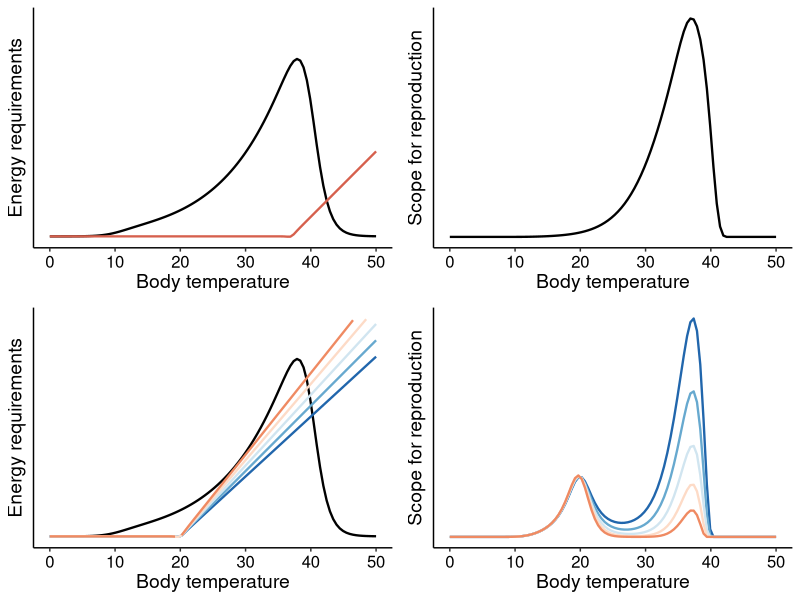

Recreate this plot in R. (Note: this script raises an error after producing the figure.)
######## R Code for the article ######################################################################
## Rubalcaba, J.G. (in review) "The evolution of endothermy as a result of life-history optimization"
## jg.rubalcaba@gmail.com
###################################################################################################### 

######## Temperature Functions ######## 

# temperature dependence of energy assimilation
phi_Tb <- function(Tb, T_A =	10332, T_AL =	50000, T_AH = 90000, T_L = 283.15, T_H = 313.15, T_ref =	293.15){
  phi <- exp(T_A/T_ref - T_A/(Tb+273)) / (1 + exp(T_AL/(Tb+273) - T_AL/T_L) + exp(T_AH/T_H - T_AH/(Tb+273)))
  return(phi)
}
# energy costs of endothermy
theta_Tb <- function(Tb, Ta, r=1){ 
  q <- exp(r*(Tb-Ta))/(1+exp(r*(Tb-Ta))) * (Tb-Ta)
  return(q)
}

######## Analytical solution energy budget : fitness + growth ######## 

balance_function <- function(t0, tmat, tfin, Tb, Ta, mu, lambda, kappa, b, v, a, beta, c){
  phi = phi_Tb(Tb)
  mu_phi = mu * phi
  lambda_phi = lambda * phi
  kappa_theta = kappa * theta_Tb(Tb,Ta)
  
  linf <- (mu_phi - kappa_theta) / lambda_phi
  linf[linf<0]<-0
  k <- lambda_phi*(1-b)
  
  t <- t0:tfin
  T_t <- (1-v) * (t - t0) - v/a * (log(1 + exp(-a*(t-tmat))) - log(1 + exp(-a*(t0-tmat))))
  
  l <- linf * (1 - exp(-k*T_t))
  
  p_t <- v / (1 + exp(-a*(t-tmat)))
  integral <- p_t * l^2 * (linf - l)
  integral_t0 <- integral[1]
  integral_tfin <- integral[tfin]
  
  f <- 3 * beta * k/c * (integral_tfin-integral_t0)
  
  return(cbind(l,f,t))
}

Tb <- seq(0, 50,length.out=100) # body temperature range

mu = 0.05
lambda = 0.001
tmat=365
tfin=365*5

v = 0.9
a = 1
t0 = 0

beta = 1
c = 1
b = 2/3

w0=1
Ta=37
Eassim_Emaint <- mu * w0^0.667 * phi_Tb(Tb) - lambda * w0 * phi_Tb(Tb)

Ta=37
kappa=0.012
Ethermo_37 <- kappa * w0^0.667 * theta_Tb(Tb, Ta, r=4)
Ta=20
kappa=0.011
Ethermo_20_001 <- kappa * w0^0.667 * theta_Tb(Tb, Ta, r=4)
kappa=0.012
Ethermo_20_005 <- kappa * w0^0.667 * theta_Tb(Tb, Ta, r=4)
kappa=0.013
Ethermo_20_010 <- kappa * w0^0.667 * theta_Tb(Tb, Ta, r=4)
kappa=0.014
Ethermo_20_015 <- kappa * w0^0.667 * theta_Tb(Tb, Ta, r=4)
kappa=0.015
Ethermo_20_020 <- kappa * w0^0.667 * theta_Tb(Tb, Ta, r=4)

out_37 <- out_20_0.001 <- out_20_0.005 <- out_20_0.010 <- out_20_0.015 <- out_20_0.020 <- as.data.frame(array(NA, dim=c(100, 3)))
for(i in 1:100){
  Ta=37
  kappa=0.012
  out <- balance_function(t0, tmat, tfin, Tb[i], Ta, mu, lambda, kappa, b, v, a, beta, c)
  out_37[i,] <- out[tfin,]
  
  Ta=20
  kappa=0.011
  out <- balance_function(t0, tmat, tfin, Tb[i], Ta, mu, lambda, kappa, b, v, a, beta, c)
  out_20_0.001[i,] <- out[tfin,]
  kappa=0.012
  out <- balance_function(t0, tmat, tfin, Tb[i], Ta, mu, lambda, kappa, b, v, a, beta, c)
  out_20_0.005[i,] <- out[tfin,]
  kappa=0.013
  out <- balance_function(t0, tmat, tfin, Tb[i], Ta, mu, lambda, kappa, b, v, a, beta, c)
  out_20_0.010[i,] <- out[tfin,]
  kappa=0.014
  out <- balance_function(t0, tmat, tfin, Tb[i], Ta, mu, lambda, kappa, b, v, a, beta, c)
  out_20_0.015[i,] <- out[tfin,]
  kappa=0.015
  out <- balance_function(t0, tmat, tfin, Tb[i], Ta, mu, lambda, kappa, b, v, a, beta, c)
  out_20_0.020[i,] <- out[tfin,]
}

require(ggplot2)
require(RColorBrewer)
df_fig1A <- data.frame(Eassim_Emaint, Ethermo_37, Tb)
p1A <- ggplot() + theme_classic() + ylab("Energy requirements") + xlab("Body temperature") + ylim(-0.001, 0.4) +
  theme(axis.title = element_text(size=14), 
        axis.text.y = element_blank(), 
        axis.ticks.y = element_blank(),
        axis.text.x = element_text(size=12, colour="black")) +
  geom_line(df_fig1A, mapping=aes(y=Eassim_Emaint, x=Tb), size=0.8, col="black") +
  geom_line(df_fig1A, mapping=aes(y=Ethermo_37, x=Tb), size=0.8, col="#D6604D")
#
df_fig1B <- data.frame(out_37, Tb)
p1B <- ggplot() + theme_classic() + ylab("Scope for reproduction") + xlab("Body temperature") + 
  theme(axis.title = element_text(size=14), 
        axis.text.y = element_blank(), 
        axis.ticks.y = element_blank(),
        axis.text.x = element_text(size=12, colour="black")) +
  geom_line(df_fig1B, mapping=aes(y=V2, x=Tb), size=0.8, col="black")
#
df_fig1C <- data.frame(Eassim_Emaint=rep(Eassim_Emaint,5),
                       Ethermo=c(Ethermo_20_001,Ethermo_20_005,Ethermo_20_010,Ethermo_20_015,Ethermo_20_020),
                       k_value=c(sort(rep(c("1","2","3","4","5"),100))),
                       Tb=rep(Tb,5))
p1C <- ggplot() + theme_classic() + ylab("Energy requirements") + xlab("Body temperature") + ylim(-0.001, 0.4) +
  theme(legend.position = "none",
        axis.title = element_text(size=14), 
        axis.text.y = element_blank(), 
        axis.ticks.y = element_blank(),
        axis.text.x = element_text(size=12, colour="black")) +
  geom_line(df_fig1C, mapping=aes(y=Eassim_Emaint, x=Tb), size=0.8, col="black") +
  geom_line(df_fig1C, mapping=aes(y=Ethermo, x=Tb, col=k_value), size=0.8) +
  scale_colour_manual(values=rev(brewer.pal(6, "RdBu")))
#
df_fig1D <- data.frame(Wfin=c(out_20_0.001$V2,out_20_0.005$V2,out_20_0.010$V2,out_20_0.015$V2,out_20_0.020$V2),
                       k_value=c(sort(rep(c("1","2","3","4","5"),100))),
                       Tb=rep(Tb,5))
p1D <- ggplot() + theme_classic() + ylab("Scope for reproduction") + xlab("Body temperature") + 
  theme(legend.position = "none",
        axis.title = element_text(size=14), 
        axis.text.y = element_blank(), 
        axis.ticks.y = element_blank(),
        axis.text.x = element_text(size=12, colour="black")) +
  geom_line(df_fig1D, mapping=aes(y=(Wfin), x=Tb, col=k_value), size=0.8) +
  scale_colour_manual(values=rev(brewer.pal(6, "RdBu")))

######## Fig. 2 ----

require(ggpubr)
ggarrange(p1A, p1B, p1C, p1D, ncol=2, nrow=2) # 800x600


######## Evolutionary dynamics ######## 

EvolDyn <-function(params, time){
  # calculations t=0
  W <- numeric(time)
  N <- numeric(time)
  Tb_i <- numeric(time)
  f_mean <- numeric(time)
  l_mean <- numeric(time)
  vA_Tb_N <- numeric(time)
  vP_Tb_N <- numeric(time)
  Tenv <- numeric(time)
  S_coef <- numeric(time)
  
  # genetics
  Tb0 = params$Tb
  vP_Tb_N[1] = params$vP_Tb
  h2 = params$h2
  vmut = params$vmut
  
  # population parameters
  Wmax = params$Wmax
  N0 = params$N0
  K0 = params$K0
  NC = params$NC
  
  vA_Tb_N[1] <- vP_Tb_N[1] * h2 # initial additive genetic variance
  vE_Tb <- vP_Tb_N[1] - vA_Tb_N[1] # initial environmental variance
  
  N[1] <- N0 # Initial population size
  Tb_i[1] <- Tb0
  
  Tb <- rnorm(N[1], Tb_i[1], sqrt(vP_Tb_N[1])) # Population values for trait, with N[1] individuals...
  
  # Ta <- seq(params$Ta_max, params$Ta_min, length.out=time)
  Ta <- params$Ta_min + (params$Ta_max-params$Ta_min) * exp(0.1*(time/4 - 1:time)) / (1 + exp(0.1*(time/4 - 1:time)))
  
  # Ta <- params$Ta_min + (params$Ta_max-params$Ta_min)/2 + (params$Ta_max-params$Ta_min)/2 * sin(2+0.01 * 1:time)
  
  # Run model
  for(i in 2:time){
    
    if(N[i-1] < NC){
      break
    }
    
    # Covariance Tb vs Fitness
    Tb_seq <- seq(min(Tb,na.rm=T), max(Tb,na.rm=T), length.out=20)
    out_tb <- array(NA, dim=c(20, 3))
    for(j in 1:20){
      out <- balance_function(t0=0, tmat=params$tmat, tfin=params$tfin, Tb=Tb_seq[j], 
                              Ta=Ta[i], mu=params$mu, lambda=params$lambda, kappa=params$kappa, 
                              b=params$b, v=params$v, a=1, beta=1, c=1)
      out_tb[j,] <- out[params$tfin,]
    }
    
    f_mean[i] <- mean(out_tb[,2], na.rm=T)
    l_mean[i] <- mean(out_tb[,1], na.rm=T)
    
    #### Genetic variance components
    h2 <- params$h2 # vA_Tb_N[i-1] / vP_Tb_N[i-1]
    vA_Tb_N[i] <- vA_Tb_N[i-1] * (1-(1/(2*N[i-1]))) #loss of va due to drift https://lukejharmon.github.io/pcm/chapter3_bmintro/ 
    vE_Tb <- vP_Tb_N[i-1] - vA_Tb_N[i]
    vM_Tb <- vmut * vE_Tb #vA_Tb_N[i]# mutational variance ~1e-3 1e-2 VE, Johnson and Barton 2005 Philos trans
    
    vP_Tb_N[i] <- vA_Tb_N[i] + vE_Tb + vM_Tb  
    
    ### Selection coefficient
    S <- cov(out_tb[,2], Tb_seq, use="complete") / f_mean[i]
    
    ### Breeder equation
    R <- h2 * S
    
    # New population numbers
    newTb <- mean(Tb,na.rm=T) + R
    Tb <- rnorm(N[i-1], newTb, sqrt(vP_Tb_N[i]))
    Tb_i[i] <- newTb
    
    #population growth
    K <- round(rnorm(1, K0, K0*0.000010))
    
    W <- f_mean[i] * params$r
    N[i-1] <- ifelse(N[i-1] > K, K, N[i-1])
    N[i] <- round(N[i-1] + ((log(W)*N[i-1]) * (1 - (N[i-1]/K))))
    
    print(i)
  }
  
  out <- data.frame(Tb_i, vA_Tb_N, vP_Tb_N, N, l_mean, f_mean, Ta, S)
  return(out[-1,])
} 

kappa <- 0.02 
params <- list(Ta_max=37, Ta_min=25, mu=0.05, lambda=0.001, kappa=kappa, v=0.9, b=2/3, tmat=365/2, tfin=365*1,
               Tb=37, vP_Tb=2, h2=0.5,                                    
               r=40, N0=100, K0=1e3, NC=10, vmut=1e-3) 
out <- EvolDyn(params, time=300)

Eassim <- params$mu*out$l_mean^params$b*phi_Tb(out$Tb_i)
Emainten <- params$lambda*out$l_mean*phi_Tb(out$Tb_i)
Ethermo <- params$kappa*out$l_mean^params$b*theta_Tb(out$Tb_i,out$Ta,r=10)
Ta <- params$Ta_min + (params$Ta_max-params$Ta_min) * exp(0.1*(299/4 - 1:299)) / (1 + exp(0.1*(299/4 - 1:299)))

Ethermo_simul <- Tb_simul <-l_simul <- array(NA, dim=c(299,10))
for(i in 1:10){
  out <- EvolDyn(params, time=300)
  Tb_simul[,i] <- out$Tb_i
  l_simul[,i] <- out$l_mean
  Ethermo_simul[,i] <- params$kappa*out$l_mean^params$b*theta_Tb(out$Tb_i,out$Ta,r=10)
  points(out$Tb_i)
}

plot(Tb_simul[,1], ylim=c(10,40))
for(i in 2:10) points(Tb_simul[,i])
plot(Ethermo_simul[,1], ylim=c(0,1))
for(i in 2:10) points(Ethermo_simul[,i])
plot(l_simul[,1])
for(i in 2:10) points(l_simul[,i])
plot(Tb_simul[,1] ~ l_simul[,1])
for(i in 2:10) points(Tb_simul[,i] ~ l_simul[,i])

df_fig3 <- data.frame(Tb=as.numeric(Tb_simul), Ethermo=as.numeric(Ethermo_simul), l=as.numeric(l_simul),
                      simul=sort(rep(1:10,299)),
                      Ta=rep(Ta,10), time=rep(1:299,10))

p3A <- ggplot() + theme_classic() + ylab("Temperature") + xlab("time") + ylim(15,40) +
  theme(axis.title = element_text(size=14), 
        axis.text.x = element_blank(), 
        axis.ticks.x = element_blank(),
        axis.text.y = element_text(size=12, colour="black")) +
  geom_line(df_fig3, mapping=aes(y=Tb, x=time, group=simul), size=1, col="black") +
  geom_line(df_fig3, mapping=aes(y=Ta, x=time), size=1, col="#4393C3") 

p3B <- ggplot() + theme_classic() + ylab("Thermoregulatory costs") + xlab("time") + ylim(-0.001, 1) +
  theme(axis.title = element_text(size=14), 
        axis.text.x = element_blank(), 
        axis.ticks.x = element_blank(),
        axis.text.y = element_text(size=12, colour="black")) +
  geom_line(df_fig3, mapping=aes(y=Ethermo, x=time, group=simul), size=1, col="black") 

######## Fig. 3 ----

ggarrange(p3A, p3B, ncol=1, nrow=2) 
